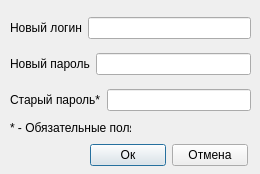
<?xml version="1.0" encoding="UTF-8"?>
<ui version="4.0">
 <class>changeLP</class>
 <widget class="QDialog" name="changeLP">
  <property name="geometry">
   <rect>
    <x>0</x>
    <y>0</y>
    <width>260</width>
    <height>174</height>
   </rect>
  </property>
  <property name="windowTitle">
   <string>Смена логина/пароля</string>
  </property>
  <widget class="QWidget" name="layoutWidget">
   <property name="geometry">
    <rect>
     <x>10</x>
     <y>9</y>
     <width>241</width>
     <height>111</height>
    </rect>
   </property>
   <layout class="QVBoxLayout" name="verticalLayout">
    <item>
     <layout class="QHBoxLayout" name="horizontalLayout">
      <item>
       <widget class="QLabel" name="label">
        <property name="text">
         <string>Новый логин</string>
        </property>
       </widget>
      </item>
      <item>
       <widget class="QLineEdit" name="newLog"/>
      </item>
     </layout>
    </item>
    <item>
     <layout class="QHBoxLayout" name="horizontalLayout_2">
      <item>
       <widget class="QLabel" name="label_2">
        <property name="text">
         <string>Новый пароль</string>
        </property>
       </widget>
      </item>
      <item>
       <widget class="QLineEdit" name="newPass"/>
      </item>
     </layout>
    </item>
    <item>
     <layout class="QHBoxLayout" name="horizontalLayout_3">
      <item>
       <widget class="QLabel" name="label_3">
        <property name="text">
         <string>Старый пароль*</string>
        </property>
       </widget>
      </item>
      <item>
       <widget class="QLineEdit" name="oldPass"/>
      </item>
     </layout>
    </item>
   </layout>
  </widget>
  <widget class="QWidget" name="layoutWidget">
   <property name="geometry">
    <rect>
     <x>90</x>
     <y>140</y>
     <width>158</width>
     <height>31</height>
    </rect>
   </property>
   <layout class="QHBoxLayout" name="horizontalLayout_4">
    <item>
     <widget class="QPushButton" name="acceptButton">
      <property name="text">
       <string>Ок</string>
      </property>
     </widget>
    </item>
    <item>
     <widget class="QPushButton" name="cancelButton">
      <property name="text">
       <string>Отмена</string>
      </property>
     </widget>
    </item>
   </layout>
  </widget>
  <widget class="QLabel" name="label_4">
   <property name="geometry">
    <rect>
     <x>10</x>
     <y>120</y>
     <width>121</width>
     <height>16</height>
    </rect>
   </property>
   <property name="text">
    <string>* - Обязательные поля</string>
   </property>
  </widget>
 </widget>
 <resources/>
 <connections>
  <connection>
   <sender>cancelButton</sender>
   <signal>clicked()</signal>
   <receiver>changeLP</receiver>
   <slot>reject()</slot>
   <hints>
    <hint type="sourcelabel">
     <x>202</x>
     <y>141</y>
    </hint>
    <hint type="destinationlabel">
     <x>183</x>
     <y>129</y>
    </hint>
   </hints>
  </connection>
  <connection>
   <sender>acceptButton</sender>
   <signal>clicked()</signal>
   <receiver>changeLP</receiver>
   <slot>accept()</slot>
   <hints>
    <hint type="sourcelabel">
     <x>123</x>
     <y>140</y>
    </hint>
    <hint type="destinationlabel">
     <x>74</x>
     <y>140</y>
    </hint>
   </hints>
  </connection>
 </connections>
</ui>
